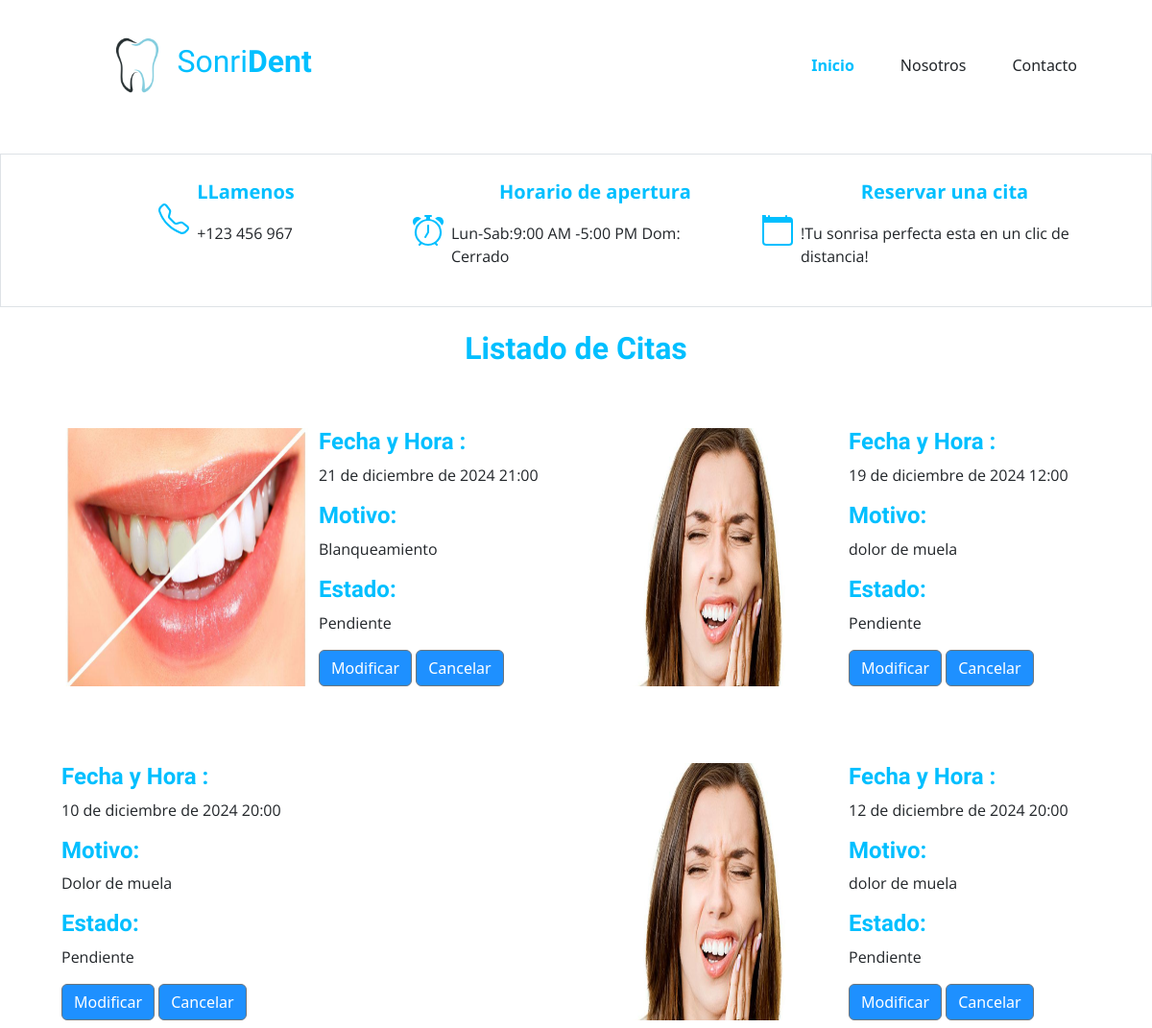
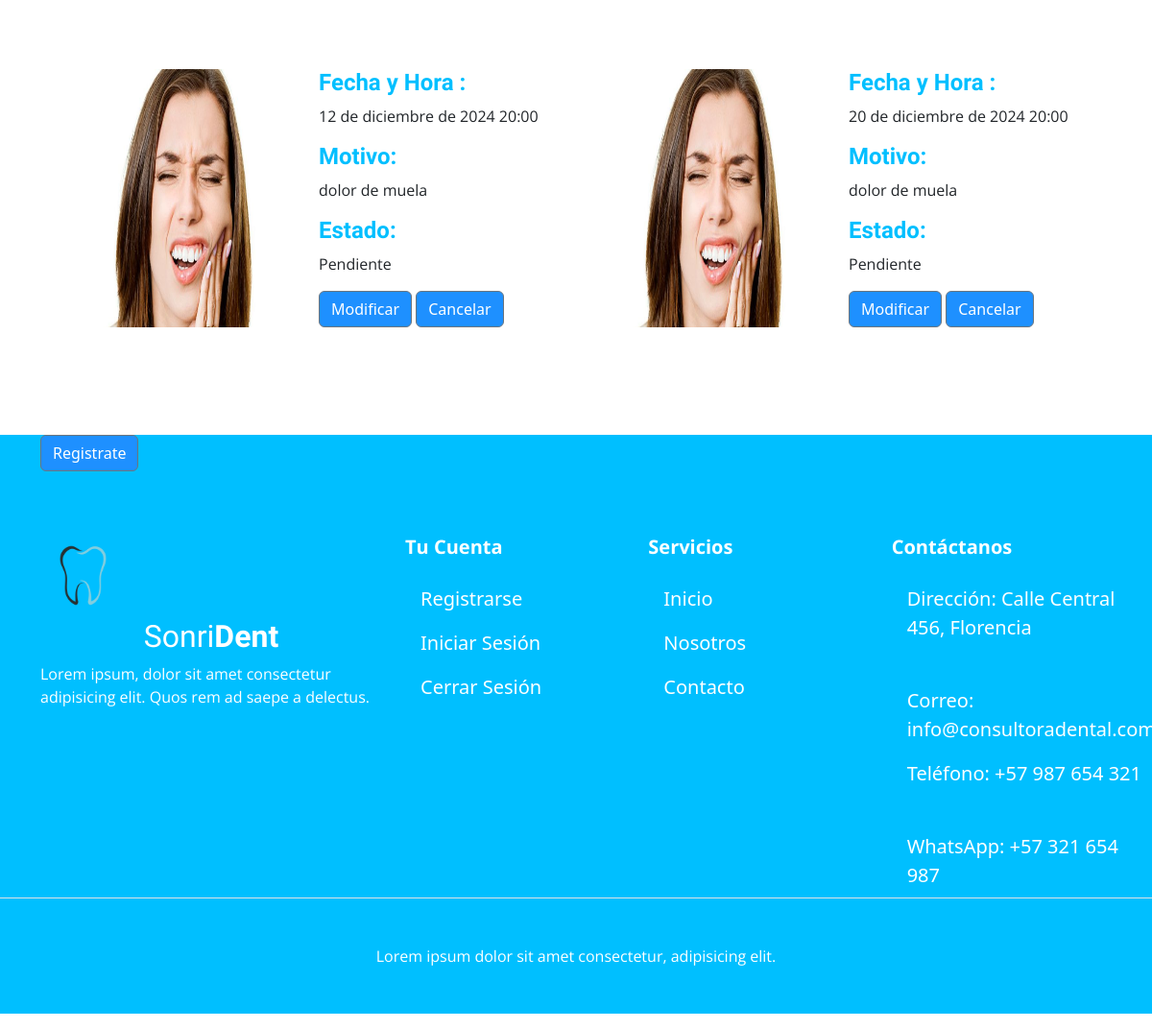
Page /listado-cita/ (signed in) on the committed database (2 pictures, top to bottom).
### citas/models.py (models this page shows, shortened)
class Citas(models.Model):
    fecha_cita = models.DateField()
    hora_cita = models.TimeField()
    ESTADOS = [
        ('Pendiente', 'Pendiente'),
        ('Confirmada', 'Confirmada'),
        ('Cancelada', 'Cancelada')
    ]
    estado = models.CharField(max_length=20, choices=ESTADOS, default='Pendiente')
    motivo =models.CharField(max_length=100)
    id_usuario =models.ForeignKey(User,editable=False, on_delete=models.CASCADE, related_name='citas', verbose_name='Usuario')
    id_dentista =models.ForeignKey(Dentista,editable=False, on_delete=models.CASCADE, related_name='citas', verbose_name='Dentista' ,null=True)
    class Meta:
        verbose_name= 'Cita'
        verbose_name_plural ='Cita'

### citas/views.py (the view)
# urls.py: path('listado-cita/',views.listadoCitas, name='listadoCitas'),
@login_required(login_url="loginUsuario")
def listadoCitas(request):
    usuario = request.user
    correos_dentistas = Dentista.objects.values_list('correo_electronico',flat=True)
    bandera = False
    if usuario.email in correos_dentistas :
        bandera = True
        dentista=Dentista.objects.get(correo_electronico = usuario.email)
        citas = Citas.objects.filter(id_dentista_id = dentista.id)
    else :
        citas = Citas.objects.filter(id_usuario_id = usuario.id)
    return render(request,'listadoCitas.html' ,{
        'citas': citas,
        'bandera': bandera
    })

### citas/templates/listadoCitas.html
{% extends 'layouts/baseSinHero.html' %}
{% load static %}
{% block contenido %}
<h2 class="text-center text-primary fw-bold mt-4">Listado de Citas</h2>
<section class="m-5">
    <div class="container-xl ">
        <div class="row ">
            {% for cita in citas %}
                {% if bandera %}
                    <div class="col-md-6 d-flex gap-2 p-3 mb-5">
                        {% if  cita.motivo == 'dolor de muela'%}
                            <img src="{% static 'img/DolorMuela.jpg' %}" alt="imagen" class="img-fluid w-50">
                        {% elif cita.motivo == 'Blanqueamiento' or cita.motivo == 'blanqueamiento' %}
                            <img src="{% static 'img/blanqueamiento.jpg' %}" alt="imagen" class="img-fluid w-50">
                        {%endif%}
                        <div class="contenido">
                            <h4 class="text-primary fw-bold">
                                Fecha y Hora :
                            </h4>
                            <p>
                                {{cita.fecha_cita}} {{cita.hora_cita}}
                            </p>
                            <h4 class="text-primary fw-bold">
                                Motivo:
                            </h4>
                            <p>
                                {{cita.motivo}}
                            </p>
                            <h4 class="text-primary fw-bold">
                                Estado:
                            </h4>
                            <p>
                                {{cita.estado}}
                            </p>
                            <h4 class="text-primary fw-bold">
                                Paciente:
                            </h4>
                            <p>
                                {{cita.id_usuario}}
                            </p>
                        </div>
                    </div>
                {% else %}
                    <div class="col-md-6 d-flex gap-2 p-3 mb-5">
                        {% if  cita.motivo == 'dolor de muela'%}
                            <img src="{% static 'img/DolorMuela.jpg' %}" alt="imagen" class="img-fluid w-50">
                        {% elif cita.motivo == 'Blanqueamiento' or cita.motivo == 'blanqueamiento'  %}
                            <img src="{% static 'img/blanqueamiento.jpg' %}" alt="imagen" class="img-fluid w-50">
                        {%endif%}
                        <div class="contenido">
                            <h4 class="text-primary fw-bold">
                                Fecha y Hora :
                            </h4>
                            <p>
                                {{cita.fecha_cita}} {{cita.hora_cita}}
                            </p>
                            <h4 class="text-primary fw-bold">
                                Motivo:
                            </h4>
                            <p>
                                {{cita.motivo}}
                            </p>
                            <h4 class="text-primary fw-bold">
                                Estado:
                            </h4>
                            <p>
                                {{cita.estado}}
                            </p>
                            <a href="{% url 'actualizarCita' id=cita.id %}" class="btn btn-secondary">Modificar</a>
                            <a href="{% url 'eliminarCita' id=cita.id %}"  class="btn btn-secondary">Cancelar</a>
                        </div>
                    </div>
                {% endif %}
            {% endfor %}
        </div>
    </div>
</section>
{% endblock  %}

### static/styles/app.css (style rules this page uses)
:root { --bs-blue :#00BFFF; --fuente-Principal : "PT Sans", sans-serif; --fuente-parrafos : "Open Sans", sans-serif; --bs-blue-secondary: #1E90FF; --bs-light : #efefef; }
h1,h2,h3,h4 { font-family: var(--fuente-Principal) }
p { font-family: var(--fuente-parrafos); }
.text-primary { color: var(--bs-blue)!important; }
.btn-secondary { background-color: var(--bs-blue-secondary)!important; }

### rows in the picture
Citas: fecha_cita "21 de diciembre de 2024", hora_cita "21:00", motivo "Blanqueamiento", estado "Pendiente"
Citas: fecha_cita "19 de diciembre de 2024", hora_cita "12:00", motivo "dolor de muela", estado "Pendiente"
Citas: fecha_cita "10 de diciembre de 2024", hora_cita "20:00", motivo "Dolor de muela", estado "Pendiente"
Citas: fecha_cita "12 de diciembre de 2024", hora_cita "20:00", motivo "dolor de muela", estado "Pendiente"
Citas: fecha_cita "12 de diciembre de 2024", hora_cita "20:00", motivo "dolor de muela", estado "Pendiente"
Citas: fecha_cita "20 de diciembre de 2024", hora_cita "20:00", motivo "dolor de muela", estado "Pendiente"
